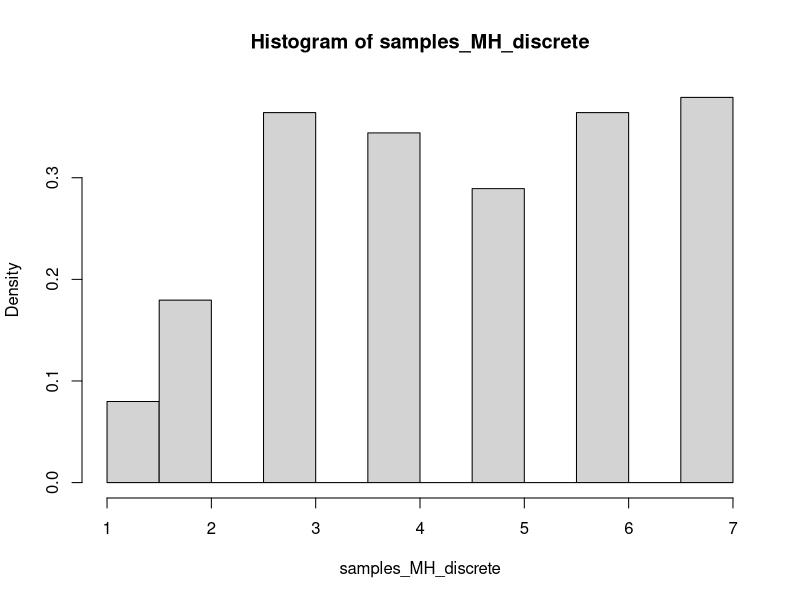
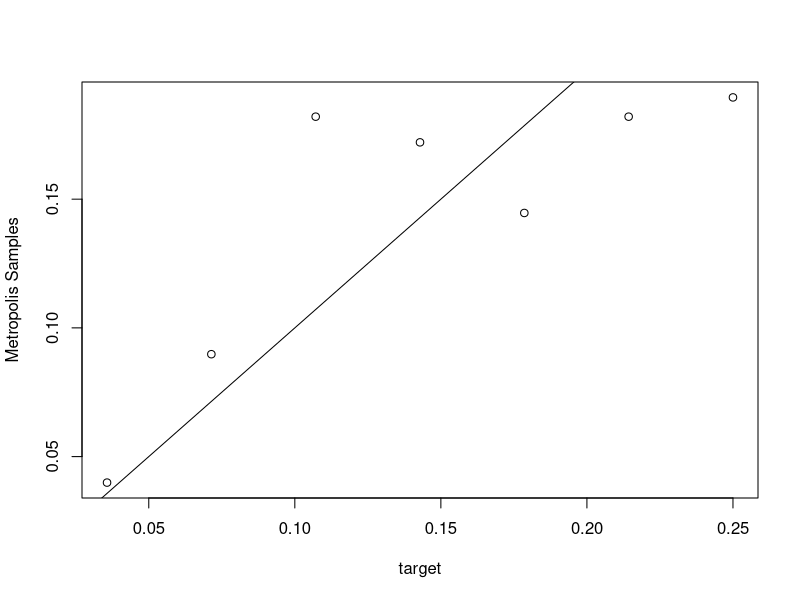

The R source for these figures, in order: (Note: this script raises an error after producing the figures.)
one_iteration <- function(start, p_theta){
   step <- sample(c(-1, 1), 1, replace = TRUE, prob = c(0.5, 0.5))
   proposal <- start + step
   if (proposal < 1){
      proposal <- length(p_theta)
   }
   if (proposal > length(p_theta)){
      proposal <- 1
   }
   accept_rate <- min(1, p_theta[proposal] / p_theta[start])
   new <- start
   if(runif(1) < accept_rate){
     new <- proposal
   }
   return(new)

}

MH_discrete <- function(p_theta, Niter = 1000, burnin = 500){

  samples_temp <- rep(NA, Niter)
  samples_temp[1] <- sample(1:length(p_theta), 1, replace = TRUE, prob = rep(1, length(p_theta)))
  for(i in 2:Niter){
      samples_temp[i] <- one_iteration(samples_temp[i - 1], p_theta)
  }
  return(samples_temp[burnin:Niter])
}


p_theta <- 1:7
Niter <- 500
burnin <- floor(0.2 * Niter)
samples_MH_discrete <- MH_discrete(p_theta, Niter, burnin)


hist(samples_MH_discrete, 20, freq = FALSE)
plot(p_theta/sum(p_theta), 
     as.vector(table(samples_MH_discrete)/length(samples_MH_discrete)), 
     xlab = "target", ylab = "Metropolis Samples")
lines(seq(0, 0.4, length.out = 20), seq(0, 0.4, length.out = 20))

print(cbind(p_theta/sum(p_theta), 
            as.vector(table(samples_MH_discrete)/length(samples_MH_discrete))))
install.packages("tidyverse")
library(tidyverse)
a = c(1,2,3,1,2,4)
min_rank()

test= tibble(
   a = c(1,2,3,4,5,5,5,2,2),
   b = c(2,3,3,3,4,4,4,2,2)
)

c = test %>% top_n(5,a)
c

